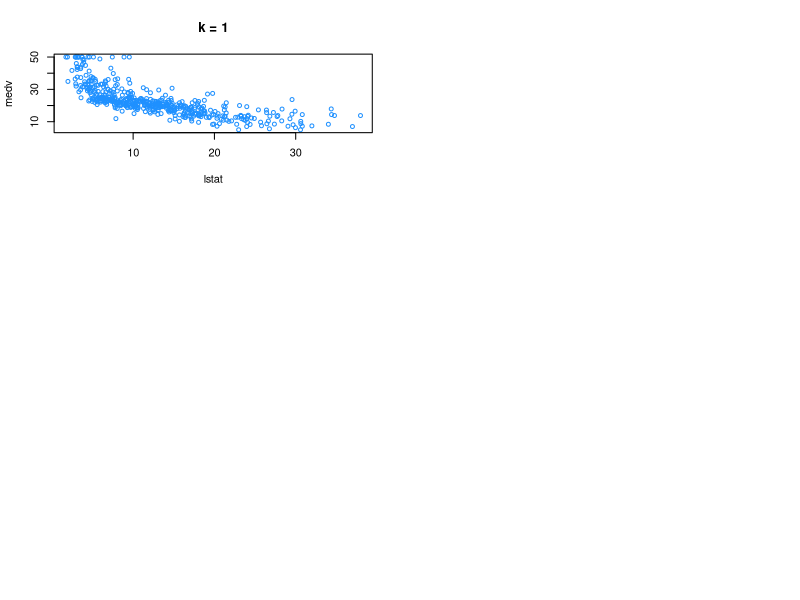

This figure's R source: (Note: this script raises an error after producing the figure.)
library(MASS)
library(ggplot2)
library(FNN)


head(Boston)
x.boston <- Boston[c("lstat")]
head(x.boston)
y.boston <- Boston$medv
head(y.boston)
lstat.grid = data.frame(lstat = seq(range(x.boston$lstat)[1], range(x.boston$lstat)[2], by = 0.01))

pred.001 <- knn.reg(train=x.boston, test=lstat.grid, y=y.boston, k=1)
pred.005 <- knn.reg(train=x.boston, test=lstat.grid, y=y.boston, k=5)
pred.010 <- knn.reg(train=x.boston, test=lstat.grid, y=y.boston, k=10)
pred.050 <- knn.reg(train=x.boston, test=lstat.grid, y=y.boston, k=50)
pred.100 <- knn.reg(train=x.boston, test=lstat.grid, y=y.boston, k=100)
pred.200 <- knn.reg(train=x.boston, test=lstat.grid, y=y.boston, k=200)


par(mfrow=c(3,2))

plot(medv ~ lstat, data = Boston, cex = .8, col = "dodgerblue", main = "k = 1")
lines(lstat_grid$lstat, pred.001$pred, col = "darkorange", lwd = 0.25)

plot(medv ~ lstat, data = Boston, cex = .8, col = "dodgerblue", main = "k = 5")
lines(lstat_grid$lstat, pred.005$pred, col = "darkorange", lwd = 0.75)

plot(medv ~ lstat, data = Boston, cex = .8, col = "dodgerblue", main = "k = 10")
lines(lstat_grid$lstat, pred.010$pred, col = "darkorange", lwd = 1)

plot(medv ~ lstat, data = Boston, cex = .8, col = "dodgerblue", main = "k = 25")
lines(lstat_grid$lstat, pred.050$pred, col = "darkorange", lwd = 1.5)

plot(medv ~ lstat, data = Boston, cex = .8, col = "dodgerblue", main = "k = 50")
lines(lstat_grid$lstat, pred.100$pred, col = "darkorange", lwd = 2)

plot(medv ~ lstat, data = Boston, cex = .8, col = "dodgerblue", main = "k = 200")
lines(lstat_grid$lstat, pred.200$pred, col = "darkorange", lwd = 2)
